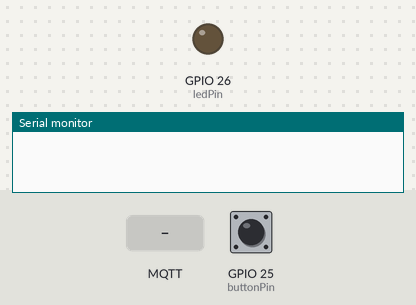
Recording of a sketch running on a simulated ESP32. On the bench: output pins drawn as LEDs (lit = HIGH), the last lines printed to the serial monitor. Dashed ring = blinking. Inputs (shaded band) come from the test bench; at power-on: GPIO 25 (buttonPin) HIGH. WiFi joins after 1.5 s; servers stay silent unless stated; no MQTT or app messages arrive unless stated.

Above: at 1.2 s.
1.3 s: MQTT message "on" arrives on the second subscribed topic
At 1.62 s:
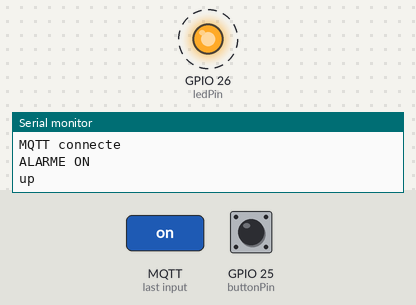
4.3 s: GPIO 25 (buttonPin) pulled LOW for 0.15 s
7.3 s: MQTT message "on" arrives on the first subscribed topic
10.3 s: MQTT message "off" arrives on the first subscribed topic
Timing chart, 0 to 14.3 s (numbered marks = the images above; inputs shaded):
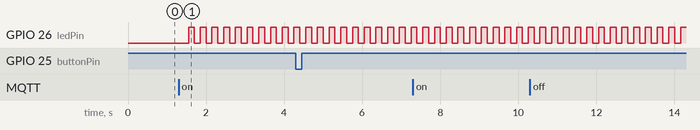

The sketch:

noeud_pilotage.ino
```cpp
// =====================================================================
//  NOEUD PILOTAGE
//  - Bouton poussoir : publie "down" / "up" sur esp32/button1
//  - LED : commande manuelle "on"/"off" sur esp32/output
//          alarme "on"/"off" sur esp32/alarme (prioritaire : clignotement)
// =====================================================================

#include <Arduino.h>
#include <WiFi.h>
#include <PubSubClient.h>

const char *ssid        = "iot";
const char *password    = "iotisis;";
const char *mqtt_server = "172.18.32.47";

const int buttonPin = 25;  // D2
const int ledPin    = 26;  // D3

const char *buttonTopic = "esp32/button1";
const char *ledTopic    = "esp32/output";
const char *alarmTopic  = "esp32/alarme";

WiFiClient espClient;
PubSubClient client(espClient);

int buttonState = HIGH;
int lastButtonReading = HIGH;
unsigned long lastButtonChange = 0;
unsigned long lastMqttAttempt = 0;
bool buttonNeedsPublish = true;

bool ledManual   = false;   // état demandé par le dashboard
bool alarmActive = false;   // alarme envoyée par Node-RED
bool blinkState  = false;
unsigned long lastBlink = 0;

void callback(char *topic, byte *message, unsigned int length)
{
  const bool on  = (length == 2 && memcmp(message, "on", 2) == 0);
  const bool off = (length == 3 && memcmp(message, "off", 3) == 0);
  if (!on && !off) {
    return;
  }

  if (strcmp(topic, ledTopic) == 0) {
    ledManual = on;
    Serial.println(on ? "LED on" : "LED off");
  } else if (strcmp(topic, alarmTopic) == 0) {
    alarmActive = on;
    Serial.println(on ? "ALARME ON" : "Alarme off");
  }
}

// Alarme = clignotement rapide, sinon état manuel
void updateLed(unsigned long now)
{
  if (alarmActive) {
    if (now - lastBlink >= 150) {
      lastBlink = now;
      blinkState = !blinkState;
      digitalWrite(ledPin, blinkState ? HIGH : LOW);
    }
  } else {
    digitalWrite(ledPin, ledManual ? HIGH : LOW);
  }
}

void setup()
{
  Serial.begin(115200);
  pinMode(buttonPin, INPUT_PULLUP);
  pinMode(ledPin, OUTPUT);
  digitalWrite(ledPin, LOW);

  buttonState = digitalRead(buttonPin);
  lastButtonReading = buttonState;

  WiFi.begin(ssid, password);
  client.setServer(mqtt_server, 1883);
  client.setCallback(callback);
  lastMqttAttempt = millis() - 5000UL;
}

void loop()
{
  const unsigned long now = millis();
  const int reading = digitalRead(buttonPin);

  updateLed(now);

  // Anti-rebond 30 ms
  if (reading != lastButtonReading) {
    lastButtonReading = reading;
    lastButtonChange = now;
  }

  if (reading != buttonState && now - lastButtonChange >= 30) {
    buttonState = reading;
    buttonNeedsPublish = true;
  }

  if (WiFi.status() != WL_CONNECTED) {
    return;
  }

  if (!client.connected()) {
    if (now - lastMqttAttempt < 5000) {
      return;
    }

    lastMqttAttempt = now;

    if (!client.connect("ESP32Client_Pilotage")) {
      Serial.printf("Connexion MQTT impossible, code %d\n", client.state());
      return;
    }

    client.subscribe(ledTopic);
    client.subscribe(alarmTopic);
    buttonNeedsPublish = true;
    Serial.println("MQTT connecte");
  }

  client.loop();

  if (buttonNeedsPublish) {
    const char *message = buttonState == LOW ? "down" : "up";
    if (client.publish(buttonTopic, message)) {
      buttonNeedsPublish = false;
      Serial.println(message);
    }
  }
}
```

Measured:
- after the input at 1.3 s, GPIO 26 (ledPin): alternates HIGH for 0.15 s and LOW for 0.15 s, starting after 0.25 s
